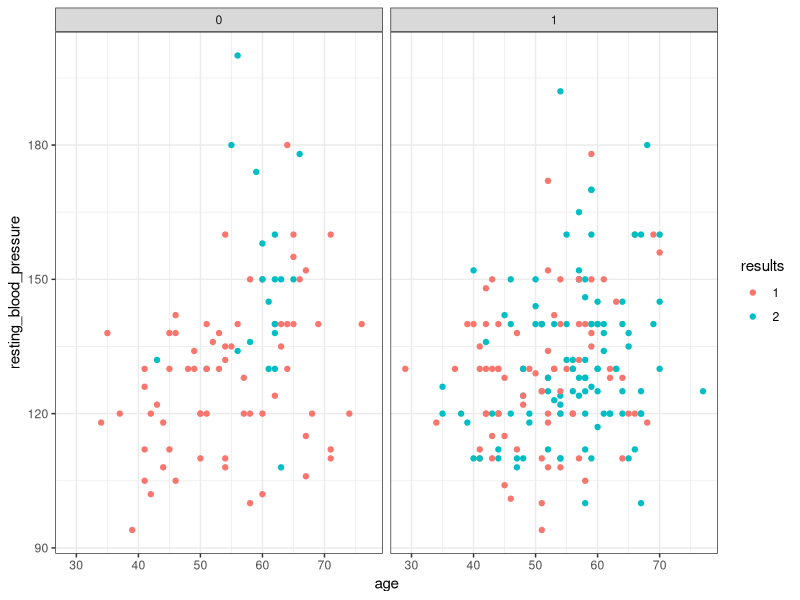
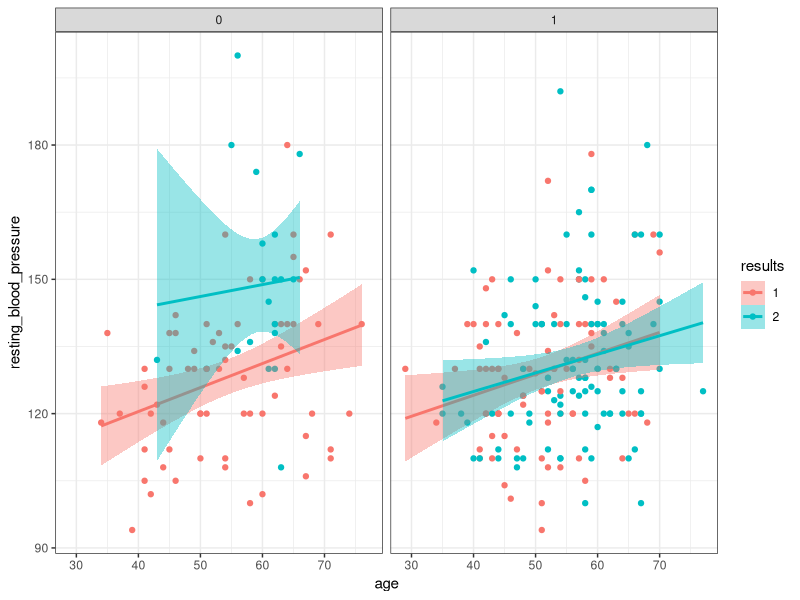
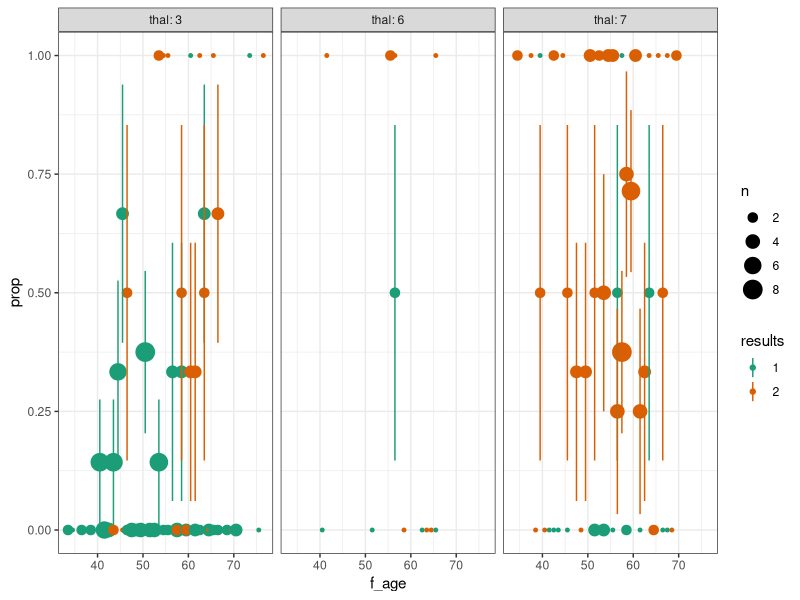

These charts were generated, in order, by the following R code:
library(readr)
library(tidyverse)


##load dataset
heart_data<-read_csv("heart.csv",col_names =FALSE)

names(heart_data)<-c("age","sex","chest_pain_type", "resting_blood_pressure",
                     "serum_cholestoral_in_mg/dl " ,    
       "fasting_blood_sugar>120(mg/dl)",      
      "resting_electrocardiographic_results" ,
      "maximum_heart_rate_achieved", 
      "exercise_induced_angina",   
      "oldpeak","the_slope_of_oldpeak",    
      "number_of_major_vessels_colored_by_flourosopy",        
      "thal","results"   
)
#no N/A (mentioned on dataset folder),also can be checked by:
any(is.na(heart_data)) #[1] FALSE

##all var r int, so correct them into factors and numbers; 
heart_data[,c(2,3,6,7,9,11,13,14)]<-lapply(heart_data[,c(2,3,6,7,9,11,13,14)], as.factor)
heart_data[,-c(2,3,6,7,9,11,13,14)]<-lapply(heart_data[,-c(2,3,6,7,9,11,13,14)], as.numeric)

##get basic idea of dataset; 
summary(heart_data)
##age range from yong 29 to older 77

##sex 2 types, sex (1 = male; 0 = female) 

##pain type, 4 types, 
 #cp: chest pain type 
 #Value 1: typical angina 
 #Value 2: atypical angina 
 #Value 3: non-anginal pain 
 #Value 4: asymptomatic 

##resting blood pressure, google said normal is 120/80~140/90; 
 #the resting blood pressure looksl ike recorded systolic blood pressure. 
 #(The highest pressure when your heart beats and pushes the blood round your body.) 

##serum_cholestoral ranges from min 126 to max 564; 
 #again,based on google resuts
 #Less than 200mg/dL	Desirable
 #200-239 mg/dL	Borderline high
 #240mg/dL and above	High
 #thoes patients tends to have high serum cholestoral;

##fasting_blood_sugar if larger than 120mg/dl
 #A fasting blood sugar level less than 100 mg/dL (5.6 mmol/L) is normal.
 #A fasting blood sugar level from 100 to 125 mg/dL (5.6 to 6.9 mmol/L) is considered prediabetes. 
 #If it's 126 mg/dL (7 mmol/L) or higher on two separate tests, you have diabetes.
 #0 indicates lower and 1 otherwise
 #most patients are normal and prediabetes level

##resting_electrocardiographic_results
 #Value 0: normal 
 #Value 1: having ST-T wave abnormality (T wave inversions and/or ST elevation or depression of > 0.05 mV) 
 #Value 2: showing probable or definite left ventricular hypertrophy by Estes' criteria 

##maximum_heart_rate_achieved
 #min from 71 to max 201, 

##exercise_induced_angina
 #(1 = yes; 0 = no) 
 #few ppl have angina when exercise
 
##oldpeak:ST depression induced by exercise relative to rest   
 #It is often a sign of myocardial ischemia

##slope of ST depression
 #Value 1: upsloping 
 #Value 2: flat 
 #Value 3: downsloping 

##number_of_major_vessels_colored_by_flourosopy

##thal:3 = normal; 6 = fixed defect; 7 = reversable defect     

##results: Absence (1) or presence (2) of heart disease


theme_set(theme_bw())
##simple plot

#may interested in gender difference in resting blood pressure with ages caused by heart diseaes;
gg1<-(ggplot(heart_data,aes(x=age,y=resting_blood_pressure,colour=results)))+geom_point()+facet_wrap(~sex)
print(gg1)
##conclusion: 0 is female,1 is male; colour 1 is non-heart-disease, otherwise 2;
 #blood pressure does not differ with gender;
 #the number of female herat disease patients are obviously less than male's;
 #for female, almost all heart diseaes patients are over 50 ys old; also resting blood pressure are higher in heart diseaes patients than other;
 #for male, heart diseaes patintes ages across all the age range, from 35 to 70; blood pressure are range all across of heart diseaes patients and non-heart diseaes;
 #seems like female heart diseaes risk increase with ages, this phenomenon only occurs in here, may wrong due to lack to data collection;
 

##ad smooth line
gg2<-gg1+geom_smooth(method="lm",aes(color=results,fill=results))
print(gg2)


##make more complicated plot;

##no sence of this plots

(heart_data
  ## collapse age by year
  %>% mutate(f_age=cut(age,breaks=29:77,labels=seq(29.5,76.5)),
             ## then turn it back into a number
             f_age=as.numeric(as.character(f_age)))
  ## means by age group/heart diseaes vs non-heart disease/number of chest pain type
  %>% group_by(f_age,results,thal)
  ## compute proportion, n, standard error
  %>% summarise(prop=mean(as.numeric(exercise_induced_angina)-1),
                n=n(),
                se=sqrt(prop*(1-prop)/n))
) -> heart_sum

gg3 <- ggplot(heart_sum,aes(f_age,prop,colour=results)) +
  geom_point(aes(size=n))+
  geom_linerange(aes(ymin=prop-1*se,ymax=prop+1*se))+
  facet_wrap(~thal,labeller=label_both)+
  scale_colour_brewer(palette="Dark2")
print(gg3)

#conclusion:plot freq of exercise include angina or not of particular age, coloured by 
#with heart diseaes and without heart diseaes,plot splits by thal defect, normal, fixed and reversable;
#among patients with normal effect (thal 3) exercise include angina increase with ages, 
 #and heart disease patients are little higher prop of exercise include angina than non-heart diseaes patients;
#among patients with revesable effect (thal 7), exercise include angina clearly higher in heart diseaes patients than non-heart diseaes patients;

#no idea why there is NA;
##Warning messages:
#1: Removed 1 rows containing missing values (geom_point). 
#2: Removed 1 rows containing missing values (geom_linerange).